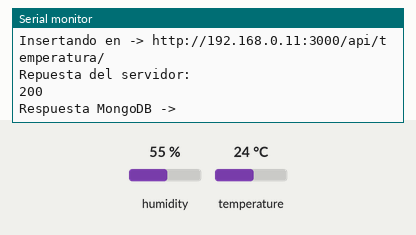
This sketch was run on a simulated ESP8266 (NodeMCU). Shown: the last lines printed to the serial monitor. The test bench sets the inputs (shaded band); at power-on: humidity 55 %, temperature 24 °C. WiFi joins after 1.5 s; servers stay silent unless stated; uploads are accepted with an empty reply.

Above: at 4.7 s.
4.8 s: humidity set to 22 %
At 5.92 s:
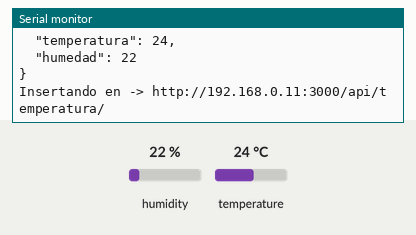
7.7 s: temperature set to 12 °C
At 9.1 s:
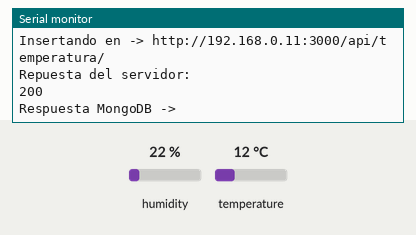
10.6 s: humidity set to 40 %
At 12.62 s:
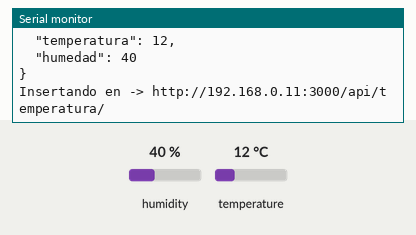
Timing chart, 0 to 14.1 s (numbered marks = the images above; inputs shaded):
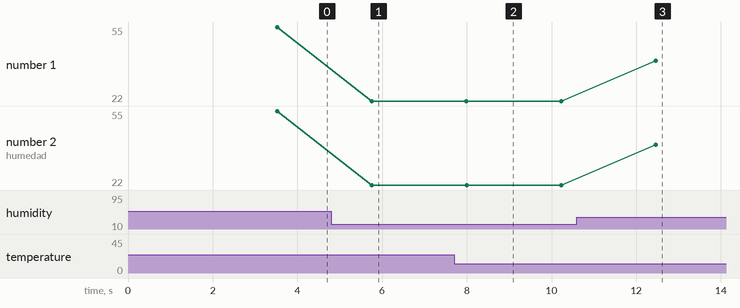

Measured:
- after the input at 4.8 s, the serial monitor: prints a new line after 0.96 s (image 1)
- after the input at 7.7 s, the serial monitor: prints a new line after 0.29 s (image 2)
- after the input at 10.6 s, the serial monitor: prints a new line after 1.9 s (image 3)
- plotted number 1: 55 → 22 after the input at 4.8 s, 22 → 40 after the input at 10.6 s
- plotted number 2: 55 → 22 after the input at 4.8 s, 22 → 40 after the input at 10.6 s

The sketch:

DHT11-JSON-ESP8266.ino
```cpp
#include <ESP8266HTTPClient.h>
#include <ESP8266WiFi.h>
#include <ArduinoJson.h>
#include <DHT.h>

const char* ssid = "IZZI-2104";
const char* password = "509551F22104";

#define DHTTYPE DHT11
#define DHTPIN D2

DHT dht(DHTPIN, DHTTYPE);

void setup()
{
  Serial.begin(115200);

  dht.begin();
  delay(2000);

  WiFi.mode(WIFI_STA);
  WiFi.begin(ssid, password);

  while (WiFi.status() != WL_CONNECTED)
  {
    delay(500);
    Serial.print(".");
  }

  Serial.println("");
  Serial.println("Conectado inalambricamente");
  Serial.println("Direccion IP: ");
  Serial.println(WiFi.localIP());
}

void loop()
{
  higrometro();
}

int higrometro()
{
  int h = dht.readHumidity();
  int t = dht.readTemperature();

  Serial.println("");
  Serial.println("Temperatura: ");
  Serial.print(t);
  Serial.println(" ° C");
  Serial.println("Humedad: ");
  Serial.print(h);
  Serial.println(" %");
  Serial.println("");

  postHigrometro(t, h);

  delay(2000);
}

void postHigrometro(int t, int h)
{
  String server = "http://192.168.0.11:3000/api/temperatura/";

  StaticJsonBuffer<300> jsonBuffer;
  JsonObject& JSONencoder = jsonBuffer.createObject();
  JSONencoder["temperatura"] = t;
  JSONencoder["humedad"] = h;

  char JSONmessageBuffer[256];
  JSONencoder.prettyPrintTo(JSONmessageBuffer, sizeof(JSONmessageBuffer));
  Serial.println("Estructura JSON:");
  Serial.println(JSONmessageBuffer);
  Serial.println("");

  HTTPClient http;
  http.begin(server);
  Serial.println("Insertando en -> " +server);
  http.addHeader("Content-Type", "application/json");

  int httpCode = http.POST(JSONmessageBuffer);
  String payload = http.getString();

  Serial.println("");
  Serial.println("Repuesta del servidor:");
  Serial.println("");
  Serial.println(httpCode);
  Serial.println("");
  Serial.println("Respuesta MongoDB -> " +payload);

  http.end();
}
```
